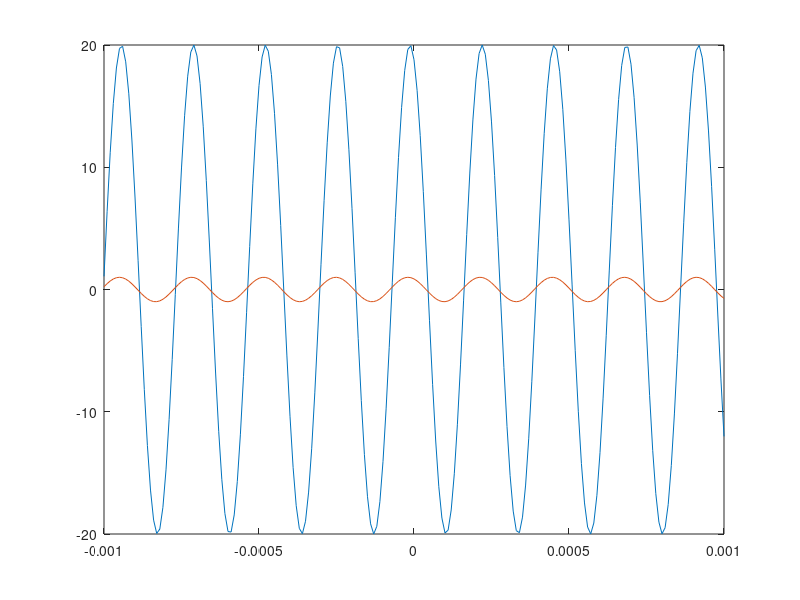

MATLAB code to generate this figure:
clc;
clear all; 
close all; 
fs=100000;
d=0.001;
t=-d:1/fs:d; 
A1=20; 
A2=1;
x1 = 20*cos(2*pi*(4297)*t + (20*pi/180));
x2 = cos(2*pi*(4297)*t + (30*pi/180));
plot(t,x1); 
hold on;
plot(t,x2)
hold off;